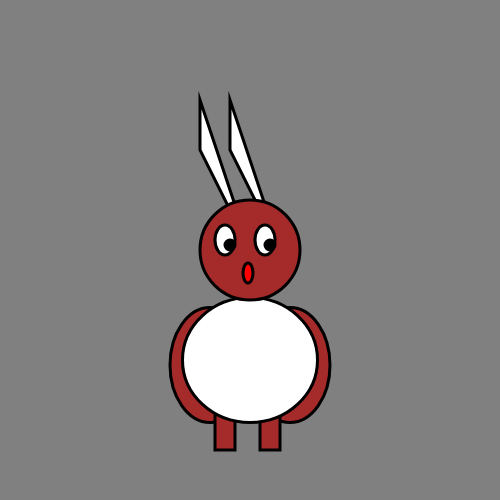
Frame 1 (no input)
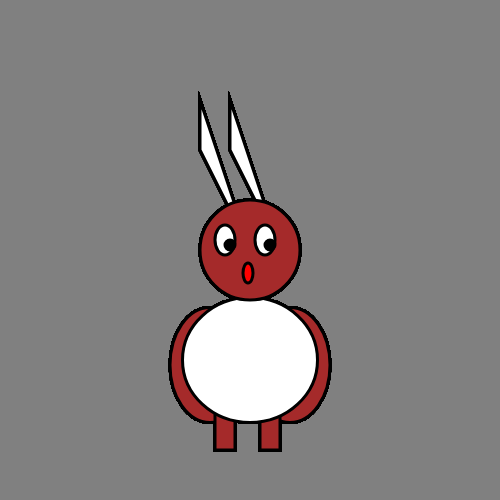
Frame 60 (no input)
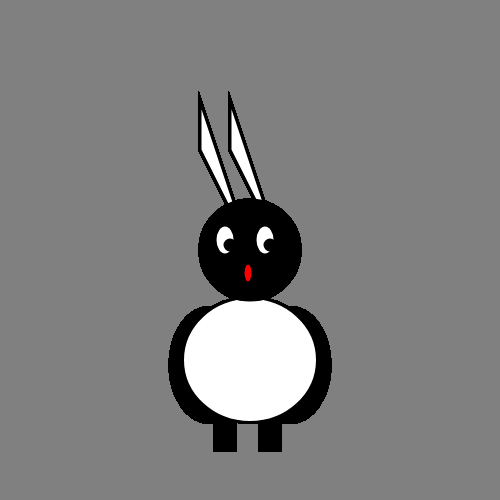
Frame 120 (the mouse pressed at the canvas centre since frame 60)

The p5.js sketch that drew these frames (run headless with seeded random() and noise() and a simulated clock; from frame 60 on, the mouse is pressed at the canvas centre):

// p5.js sketch
// ── sketch.js
//global variables
var backgroundColor ="gray";
var earOffset = 30;
var wings = 365;
var wingsWidth = 80;
var wingsHeight = 115;

var bodyColor = "brown";
var bodyParts= "";

var innerBodyColor = "white";

function setup() {
  // put setup code here
  createCanvas(500,500);
  background("gray");

}


function draw() {
  strokeWeight(3);




fill(bodyColor);


  //pupil

  //wings
  ellipse(210,wings,wingsWidth,wingsHeight);
  ellipse(290,wings,wingsWidth,wingsHeight);
  //legs
rect(260,400,20,50);
rect(215,400,20,50);
  //body
fill(innerBodyColor);
  ellipse(250,360,135,125);
//ears
triangle(250,250,200,100,200,150);
triangle(250 + earOffset,250,200 + earOffset,100,200 + earOffset,150);
fill(bodyColor);

  //head
  ellipse(250,250,100,100);

  //mouth

  fill("red");

//nose
ellipse(248,273,10,20);
  //eyes
  fill(innerBodyColor);

ellipse(225,240,20,30);
ellipse(265,240,20,30);
  //pupil
fill("black");
ellipse(230,245,10,10);
ellipse(270,245,10,10);

  //neck



    //wings

    ellipse(225,);



  // put drawing code here
}


function mousePressed(){
  bodyColor = "black";
}
function mouseReleased(){
  bodyColor ="white";
}
function keyPressed(){
  console.log("Current key: " + key + " : " + keyCode);
  if(key == "r"){
    bodyColor = "red";
  }else if(key == "g"){
    bodyColor = "green";
  }else if(key == "b"){
    bodyColor = "blue";
  }
}
